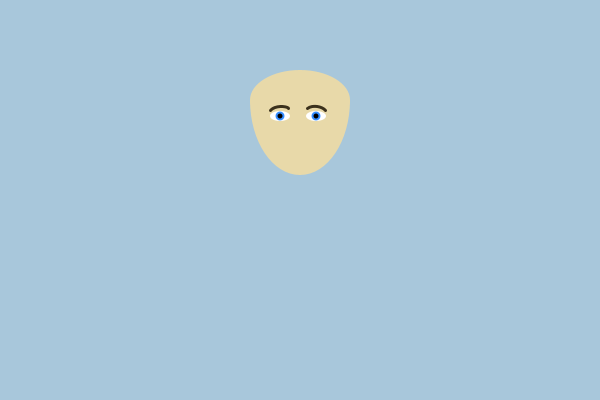
Frame 1 (no input)
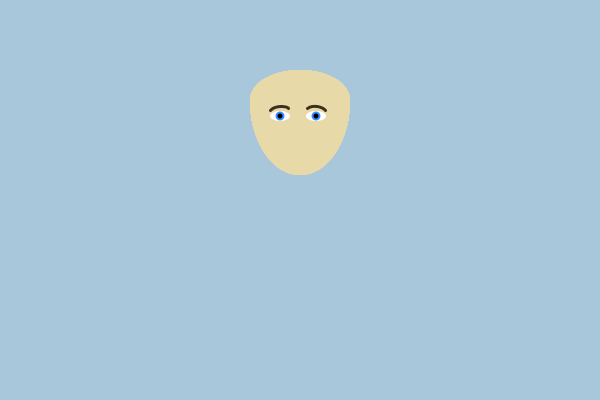
Frame 60 (the mouse pressed at the canvas centre just before this capture)
Frame 120 (the mouse held since frame 60 and released just before this capture): identical to frame 60, image omitted

The Processing sketch that drew these frames (run headless with seeded random() and noise(); from frame 60 on, the mouse is pressed at the canvas centre):

// Processing sketch: selfPortrait
// ── selfPortrait.pde
/* Tim Scroggs
 01.17.14
 CSCI 182 002
 Self-Portrait Assignment
 */

void setup () {
  size (600, 400);
  smooth();
  background(#A8C7DB);
  /*for (int h = 300; h <= 400; h += 2) {
    for (int i = 100; i <= 120; i += 2) {
      line(h, i, i+2, i+4);
    }
  }*/
}

void draw () {
  println(mouseX, mouseY);
  myHead ();
}

void myHead () {
  fill(#E8D9A9);
  noStroke();
  arc(300, 100, 100, 150, radians(0), radians(180));//head
  ellipse(300, 100, 100, 60);

  fill(255);
  ellipse(280, 116, 20, 10); //both eyes
  ellipse(316, 116, 20, 10);
  fill(#348DFF);
  ellipse(280, 116, 9, 9);//iris right
  fill(0);
  ellipse(280, 116, 5, 5);//pupils left
  fill(#348DFF);
  ellipse(316, 116, 9, 9);//iris right
  fill(0);
  ellipse(316, 116, 5, 5);//pupils left
  stroke(#241A09, 225);
  strokeWeight(3);
  noFill();
  bezier(270,110,275,104,288,106,288,108);//eyebrows
  bezier(307,108,312,104,322,106,325,110);
  fill(#241A09, 225);
  arc(300,160,20,10, 2*PI, PI);

  //arc(280,110,20,-5, radians(0), radians(320));
}
